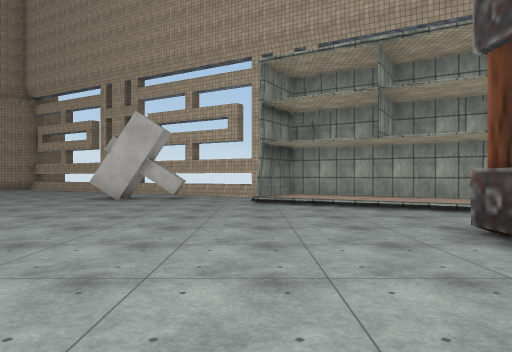
[1] (above)

24 first-person views from a walk through a 3-D level made in the Unity game engine. The camera is 1.4 m above the floor, looks level and sees 70° across. The floor is counted in squares, 2 m on a side. Each view is taken from the middle of a square. On the plan, view 1 faces up. The plan holds only what a view shows up to about 11 squares ahead; the rest is blank. The place goes on beyond the plan. The player is left out. Some surface patterns are stand-ins.

[2]
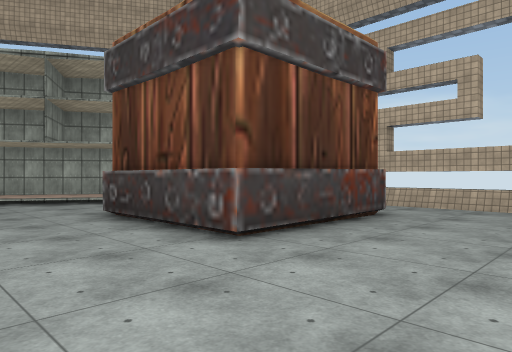

[3]
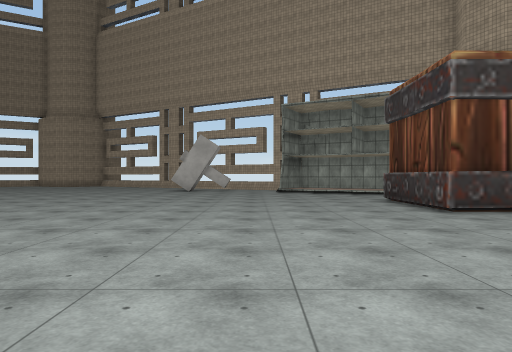

[4]
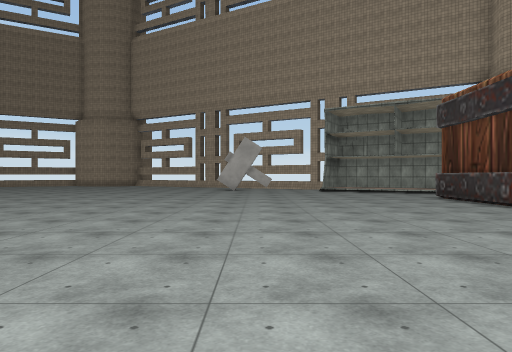

[5]
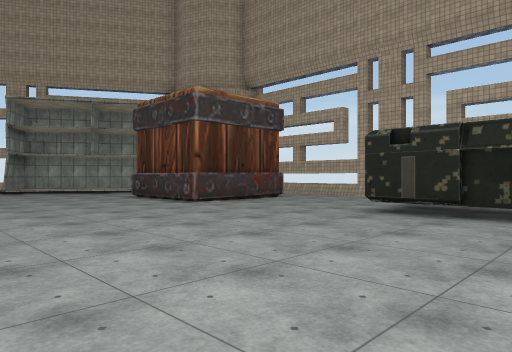

[6]
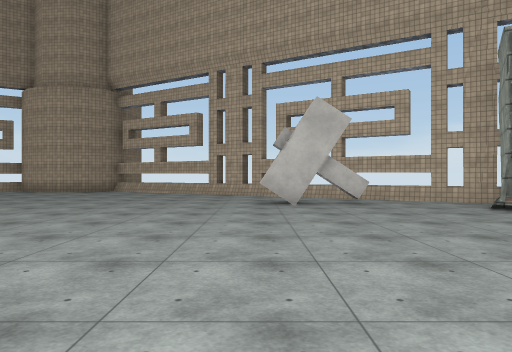

[7]
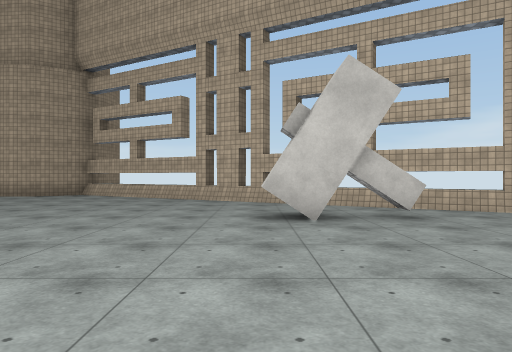

[8]
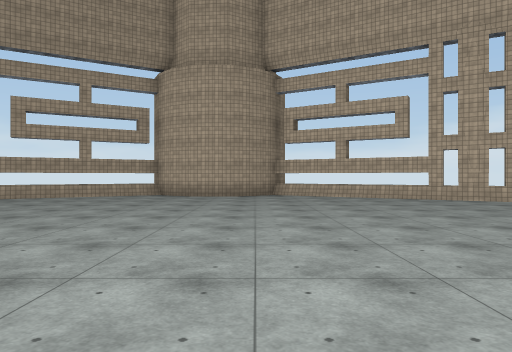

[9]
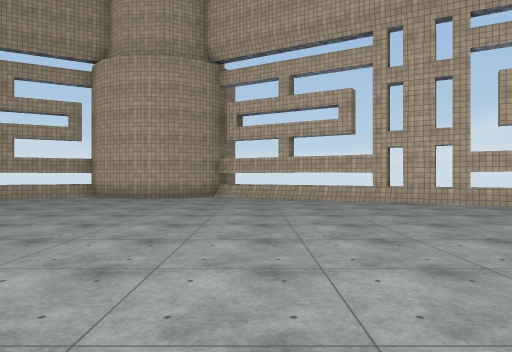

[10]
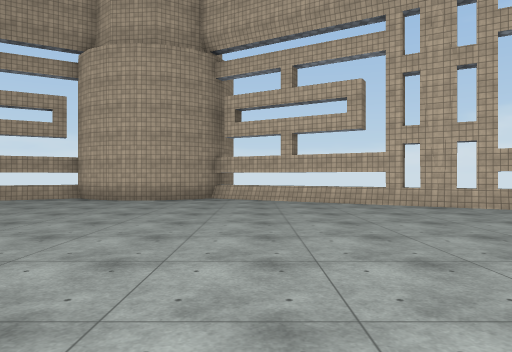

[11]
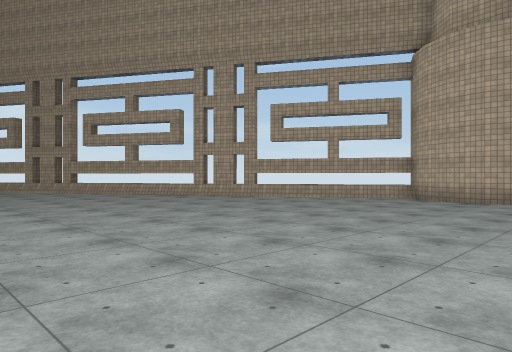

[12]
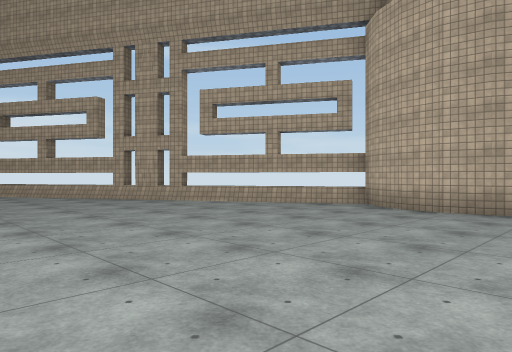

[13]
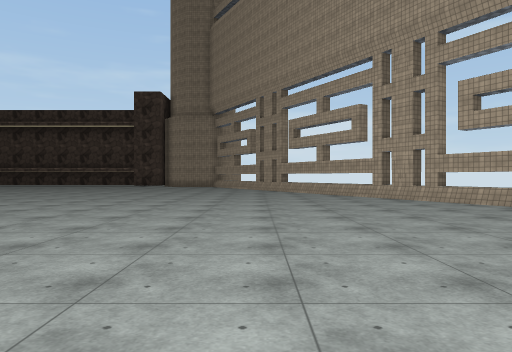

[14]
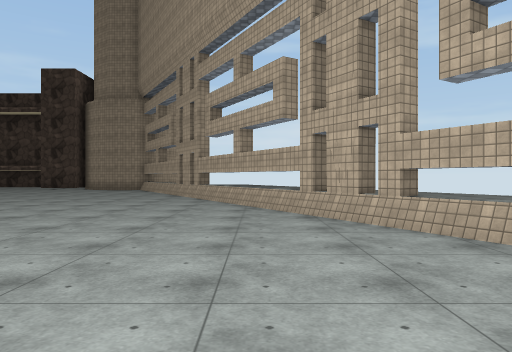

[15]
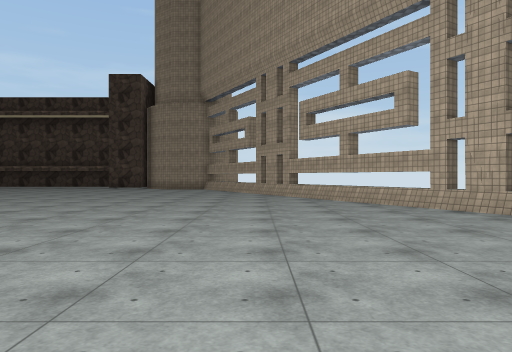

[16]
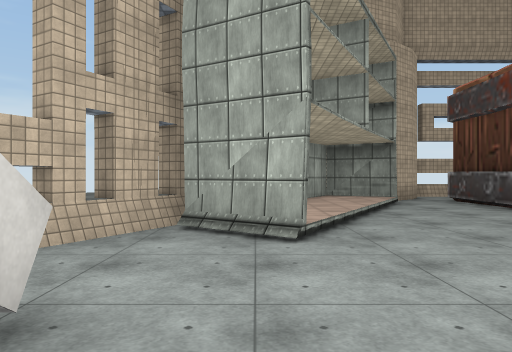

[17]
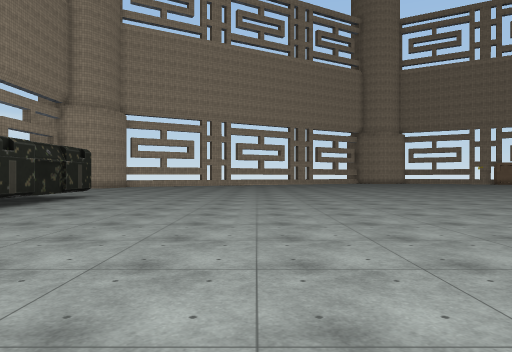

[18]
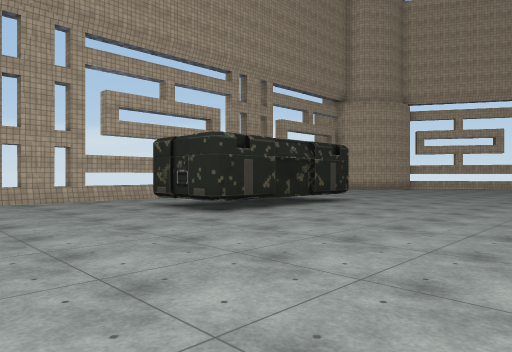

[19]
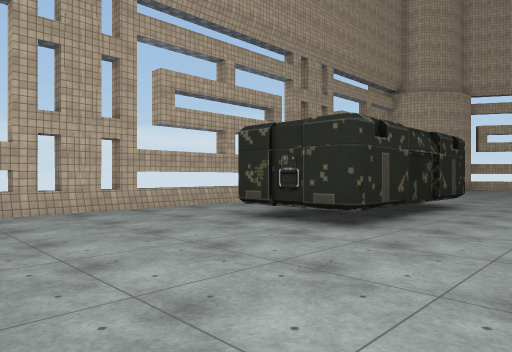

[20]
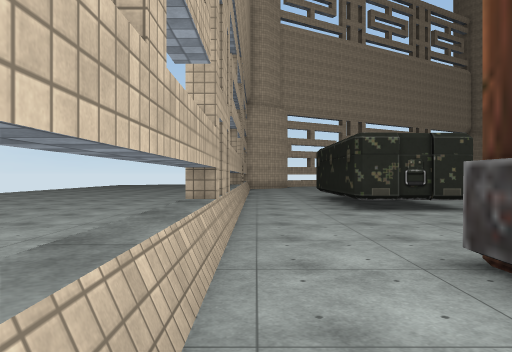

[21]
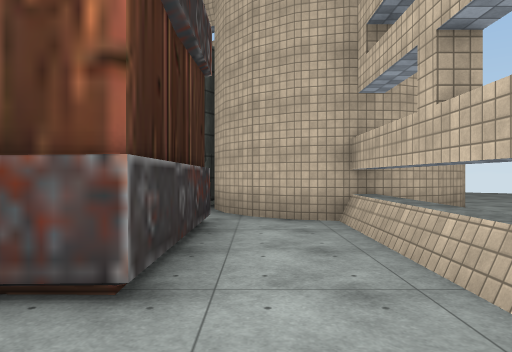

[22]
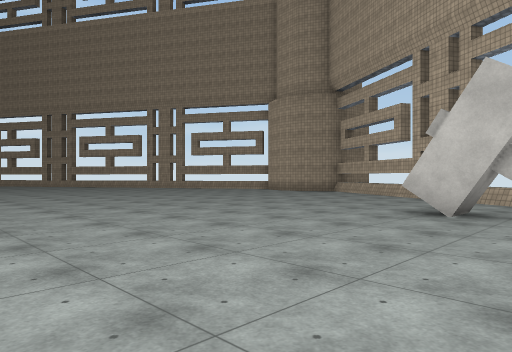

[23]
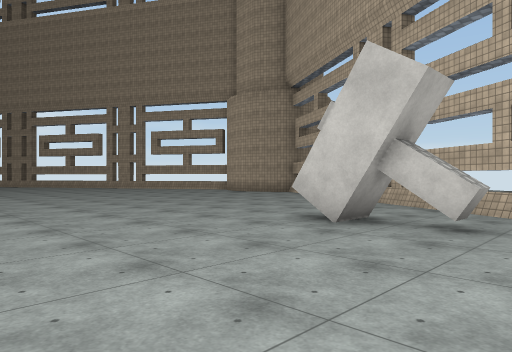

[24]
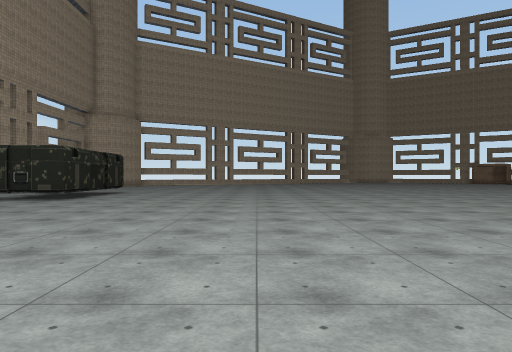

### Floor plan
Points are (right, up) in squares from view 1. A wall is a line through its corners. A room is listed if a view was taken in it or the views show most of it. See-through windows are left out.
Room 1 (views 1, 2, 3, 4, 5, 6, 7, 8, 9, 10, 11, 12, 13, 14, 15, 16, 17, 18, 19, 20, 21, 22, 23, 24)
walls: (-4.7, 10.8) (-4.7, 11.8); (-3.9, 10.8) (-5, 10.8); (-3.7, 11.9) (-3.7, 10.8); (-2.3, 11.5) (-2.3, 11) (-3.6, 11); (0, 9.5) (1.1, 11); (-11.9, 18) (-12.6, 17.6) (-13.4, 17.4) (-14.3, 17.6) (-15, 17.9) (-15.6, 18.6) (-26.1, 12.6); (1.7, 11.1) (-10.5, 18.1); (-22, 15.5) (-21.7, 15); (5.3, 6.4) (6.1, 8.1) (1.1, 10.9) (0, 9.4); (3.5, -7.5) (3.5, -3.4) (6, -3.4) (6, -7); (8.4, 4.7) (7.6, 4.9) (6.9, 5.3) (6.4, 6) (6.1, 6.8); (8.5, -6.6) (8.5, 4.7)
low walls: (-3.9, 11.5) (-3.9, 10.8)
objects: other object (3, 1) to (6, 4)

Positions as (right, up) in squares from view 1, and headings:
1: (0, 0), facing up
2: (0, -2), facing up-right
3: (-1, -6), facing up
4: (-3, -7), facing up
5: (-3, -7), facing up-right
6: (-5, 2), facing up
7: (-5, 5), facing up
8: (-12, 5), facing up
9: (-10, 6), facing up
10: (-10, 7), facing up
11: (-11, 7), facing up-left
12: (-11, 10), facing up-left
13: (-10, 11), facing left
14: (-15, 14), facing left
15: (-14, 11), facing left
16: (-4, 10), facing right
17: (-2, 4), facing down
18: (-2, 1), facing down-right
19: (1, 1), facing down-right
20: (8, 4), facing down
21: (7, -1), facing up
22: (-2, 4), facing up-left
23: (-1, 6), facing up-left
24: (-2, 7), facing down
